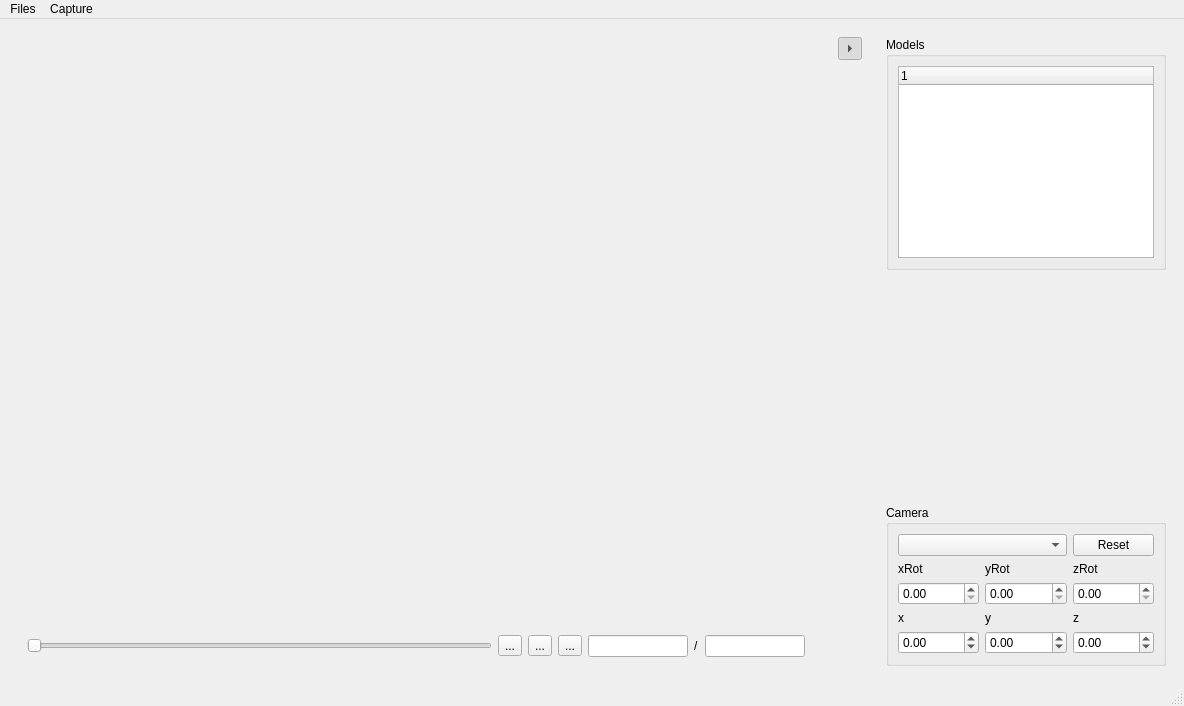
<?xml version="1.0" encoding="UTF-8"?>
<ui version="4.0">
 <class>MainWindow</class>
 <widget class="QMainWindow" name="MainWindow">
  <property name="geometry">
   <rect>
    <x>0</x>
    <y>0</y>
    <width>1184</width>
    <height>706</height>
   </rect>
  </property>
  <property name="windowTitle">
   <string>Panoptic Studio Viewer</string>
  </property>
  <widget class="QWidget" name="centralwidget">
   <property name="sizePolicy">
    <sizepolicy hsizetype="Expanding" vsizetype="Expanding">
     <horstretch>0</horstretch>
     <verstretch>0</verstretch>
    </sizepolicy>
   </property>
   <property name="minimumSize">
    <size>
     <width>0</width>
     <height>0</height>
    </size>
   </property>
   <layout class="QVBoxLayout" name="verticalLayout">
    <item>
     <layout class="QHBoxLayout" name="mainLayout">
      <item>
       <widget class="QWidget" name="widget_player" native="true">
        <property name="sizePolicy">
         <sizepolicy hsizetype="Expanding" vsizetype="Expanding">
          <horstretch>0</horstretch>
          <verstretch>0</verstretch>
         </sizepolicy>
        </property>
        <layout class="QVBoxLayout" name="verticalLayout_2">
         <item>
          <widget class="QFrame" name="glFrame">
           <property name="enabled">
            <bool>true</bool>
           </property>
           <property name="sizePolicy">
            <sizepolicy hsizetype="Expanding" vsizetype="Expanding">
             <horstretch>0</horstretch>
             <verstretch>0</verstretch>
            </sizepolicy>
           </property>
           <property name="minimumSize">
            <size>
             <width>0</width>
             <height>0</height>
            </size>
           </property>
           <property name="cursor">
            <cursorShape>CrossCursor</cursorShape>
           </property>
           <property name="autoFillBackground">
            <bool>false</bool>
           </property>
           <property name="frameShape">
            <enum>QFrame::NoFrame</enum>
           </property>
           <property name="frameShadow">
            <enum>QFrame::Plain</enum>
           </property>
           <zorder>widget_control</zorder>
          </widget>
         </item>
         <item>
          <widget class="QWidget" name="widget_timeline" native="true">
           <property name="sizePolicy">
            <sizepolicy hsizetype="Expanding" vsizetype="Fixed">
             <horstretch>0</horstretch>
             <verstretch>0</verstretch>
            </sizepolicy>
           </property>
           <layout class="QHBoxLayout" name="horizontalLayout">
            <item>
             <widget class="QSlider" name="frame_slider">
              <property name="sizePolicy">
               <sizepolicy hsizetype="Expanding" vsizetype="Fixed">
                <horstretch>0</horstretch>
                <verstretch>0</verstretch>
               </sizepolicy>
              </property>
              <property name="orientation">
               <enum>Qt::Horizontal</enum>
              </property>
             </widget>
            </item>
            <item>
             <widget class="QToolButton" name="bn_slow">
              <property name="text">
               <string>...</string>
              </property>
              <property name="toolButtonStyle">
               <enum>Qt::ToolButtonIconOnly</enum>
              </property>
              <property name="arrowType">
               <enum>Qt::NoArrow</enum>
              </property>
             </widget>
            </item>
            <item>
             <widget class="QToolButton" name="bn_play">
              <property name="text">
               <string>...</string>
              </property>
              <property name="toolButtonStyle">
               <enum>Qt::ToolButtonIconOnly</enum>
              </property>
              <property name="arrowType">
               <enum>Qt::NoArrow</enum>
              </property>
             </widget>
            </item>
            <item>
             <widget class="QToolButton" name="bn_fast">
              <property name="text">
               <string>...</string>
              </property>
              <property name="toolButtonStyle">
               <enum>Qt::ToolButtonIconOnly</enum>
              </property>
              <property name="arrowType">
               <enum>Qt::NoArrow</enum>
              </property>
             </widget>
            </item>
            <item>
             <widget class="QLineEdit" name="edit_cur_frame">
              <property name="sizePolicy">
               <sizepolicy hsizetype="Fixed" vsizetype="Fixed">
                <horstretch>0</horstretch>
                <verstretch>0</verstretch>
               </sizepolicy>
              </property>
              <property name="maximumSize">
               <size>
                <width>100</width>
                <height>30</height>
               </size>
              </property>
              <property name="autoFillBackground">
               <bool>false</bool>
              </property>
              <property name="maxLength">
               <number>8</number>
              </property>
              <property name="alignment">
               <set>Qt::AlignRight|Qt::AlignTrailing|Qt::AlignVCenter</set>
              </property>
             </widget>
            </item>
            <item>
             <widget class="QLabel" name="label_frame">
              <property name="sizePolicy">
               <sizepolicy hsizetype="Minimum" vsizetype="Fixed">
                <horstretch>0</horstretch>
                <verstretch>0</verstretch>
               </sizepolicy>
              </property>
              <property name="text">
               <string>/</string>
              </property>
              <property name="textFormat">
               <enum>Qt::AutoText</enum>
              </property>
             </widget>
            </item>
            <item>
             <widget class="QLineEdit" name="edit_max_frame">
              <property name="sizePolicy">
               <sizepolicy hsizetype="Fixed" vsizetype="Fixed">
                <horstretch>0</horstretch>
                <verstretch>0</verstretch>
               </sizepolicy>
              </property>
              <property name="maximumSize">
               <size>
                <width>100</width>
                <height>30</height>
               </size>
              </property>
              <property name="readOnly">
               <bool>true</bool>
              </property>
              <property name="clearButtonEnabled">
               <bool>false</bool>
              </property>
             </widget>
            </item>
           </layout>
          </widget>
         </item>
        </layout>
       </widget>
      </item>
      <item>
       <widget class="QWidget" name="widget_split" native="true">
        <layout class="QVBoxLayout" name="verticalLayout_3">
         <item>
          <widget class="QToolButton" name="bn_showcontrol">
           <property name="text">
            <string>...</string>
           </property>
           <property name="checkable">
            <bool>true</bool>
           </property>
           <property name="checked">
            <bool>true</bool>
           </property>
           <property name="popupMode">
            <enum>QToolButton::DelayedPopup</enum>
           </property>
           <property name="toolButtonStyle">
            <enum>Qt::ToolButtonIconOnly</enum>
           </property>
           <property name="arrowType">
            <enum>Qt::RightArrow</enum>
           </property>
          </widget>
         </item>
         <item>
          <spacer name="vspacer">
           <property name="orientation">
            <enum>Qt::Vertical</enum>
           </property>
           <property name="sizeHint" stdset="0">
            <size>
             <width>20</width>
             <height>40</height>
            </size>
           </property>
          </spacer>
         </item>
        </layout>
       </widget>
      </item>
      <item>
       <widget class="QWidget" name="widget_control" native="true">
        <property name="sizePolicy">
         <sizepolicy hsizetype="Fixed" vsizetype="Expanding">
          <horstretch>0</horstretch>
          <verstretch>0</verstretch>
         </sizepolicy>
        </property>
        <layout class="QVBoxLayout" name="layout_control">
         <item>
          <widget class="QGroupBox" name="group_model">
           <property name="sizePolicy">
            <sizepolicy hsizetype="Fixed" vsizetype="Preferred">
             <horstretch>0</horstretch>
             <verstretch>0</verstretch>
            </sizepolicy>
           </property>
           <property name="title">
            <string>Models</string>
           </property>
           <property name="flat">
            <bool>false</bool>
           </property>
           <layout class="QVBoxLayout" name="verticalLayout_4">
            <item>
             <widget class="QTreeWidget" name="list_model">
              <property name="sizePolicy">
               <sizepolicy hsizetype="Fixed" vsizetype="Preferred">
                <horstretch>0</horstretch>
                <verstretch>0</verstretch>
               </sizepolicy>
              </property>
              <column>
               <property name="text">
                <string notr="true">1</string>
               </property>
              </column>
             </widget>
            </item>
           </layout>
          </widget>
         </item>
         <item>
          <spacer name="verticalSpacer">
           <property name="orientation">
            <enum>Qt::Vertical</enum>
           </property>
           <property name="sizeHint" stdset="0">
            <size>
             <width>20</width>
             <height>40</height>
            </size>
           </property>
          </spacer>
         </item>
         <item>
          <widget class="QGroupBox" name="group_cam">
           <property name="sizePolicy">
            <sizepolicy hsizetype="Minimum" vsizetype="Preferred">
             <horstretch>0</horstretch>
             <verstretch>0</verstretch>
            </sizepolicy>
           </property>
           <property name="title">
            <string>Camera</string>
           </property>
           <layout class="QGridLayout" name="gridLayout">
            <item row="5" column="1">
             <widget class="QLabel" name="label_y">
              <property name="text">
               <string>y</string>
              </property>
              <property name="buddy">
               <cstring>yEdit</cstring>
              </property>
             </widget>
            </item>
            <item row="5" column="2">
             <widget class="QLabel" name="label_z">
              <property name="text">
               <string>z</string>
              </property>
              <property name="buddy">
               <cstring>zEdit</cstring>
              </property>
             </widget>
            </item>
            <item row="2" column="0">
             <widget class="QLabel" name="label_xrot">
              <property name="text">
               <string>xRot</string>
              </property>
              <property name="buddy">
               <cstring>xRotEdit</cstring>
              </property>
             </widget>
            </item>
            <item row="6" column="0">
             <widget class="QDoubleSpinBox" name="xEdit">
              <property name="minimum">
               <double>-200.000000000000000</double>
              </property>
              <property name="maximum">
               <double>200.000000000000000</double>
              </property>
             </widget>
            </item>
            <item row="4" column="2">
             <widget class="QDoubleSpinBox" name="zRotEdit">
              <property name="maximum">
               <double>360.000000000000000</double>
              </property>
             </widget>
            </item>
            <item row="6" column="2">
             <widget class="QDoubleSpinBox" name="zEdit">
              <property name="minimum">
               <double>-200.000000000000000</double>
              </property>
              <property name="maximum">
               <double>200.000000000000000</double>
              </property>
             </widget>
            </item>
            <item row="4" column="1">
             <widget class="QDoubleSpinBox" name="yRotEdit">
              <property name="maximum">
               <double>360.000000000000000</double>
              </property>
             </widget>
            </item>
            <item row="2" column="1">
             <widget class="QLabel" name="label_yrot">
              <property name="text">
               <string>yRot</string>
              </property>
              <property name="buddy">
               <cstring>yRotEdit</cstring>
              </property>
             </widget>
            </item>
            <item row="6" column="1">
             <widget class="QDoubleSpinBox" name="yEdit">
              <property name="minimum">
               <double>-200.000000000000000</double>
              </property>
              <property name="maximum">
               <double>200.000000000000000</double>
              </property>
             </widget>
            </item>
            <item row="4" column="0">
             <widget class="QDoubleSpinBox" name="xRotEdit">
              <property name="minimum">
               <double>0.000000000000000</double>
              </property>
              <property name="maximum">
               <double>360.000000000000000</double>
              </property>
             </widget>
            </item>
            <item row="5" column="0">
             <widget class="QLabel" name="label_x">
              <property name="text">
               <string>x</string>
              </property>
              <property name="buddy">
               <cstring>xEdit</cstring>
              </property>
             </widget>
            </item>
            <item row="2" column="2">
             <widget class="QLabel" name="label_zrot">
              <property name="text">
               <string>zRot</string>
              </property>
              <property name="buddy">
               <cstring>zRotEdit</cstring>
              </property>
             </widget>
            </item>
            <item row="1" column="2">
             <widget class="QPushButton" name="bn_reset_cam">
              <property name="text">
               <string>Reset</string>
              </property>
             </widget>
            </item>
            <item row="1" column="0" colspan="2">
             <widget class="QComboBox" name="camCombo"/>
            </item>
           </layout>
          </widget>
         </item>
        </layout>
       </widget>
      </item>
     </layout>
    </item>
   </layout>
  </widget>
  <widget class="QMenuBar" name="menubar">
   <property name="geometry">
    <rect>
     <x>0</x>
     <y>0</y>
     <width>1184</width>
     <height>25</height>
    </rect>
   </property>
   <widget class="QMenu" name="menuFiles">
    <property name="title">
     <string>Files</string>
    </property>
    <addaction name="actionLoadDB"/>
    <addaction name="actionClear"/>
   </widget>
   <widget class="QMenu" name="menuCapture">
    <property name="title">
     <string>Capture</string>
    </property>
    <addaction name="actionRecord"/>
    <addaction name="actionStop"/>
   </widget>
   <addaction name="menuFiles"/>
   <addaction name="menuCapture"/>
  </widget>
  <widget class="QStatusBar" name="statusbar">
   <property name="enabled">
    <bool>true</bool>
   </property>
   <property name="sizeGripEnabled">
    <bool>true</bool>
   </property>
  </widget>
  <action name="actionLoad">
   <property name="text">
    <string>Load Mesh</string>
   </property>
  </action>
  <action name="actionLoad_calibs">
   <property name="text">
    <string>Load calibs</string>
   </property>
  </action>
  <action name="actionRecord">
   <property name="text">
    <string>Record</string>
   </property>
  </action>
  <action name="actionStop">
   <property name="text">
    <string>Stop</string>
   </property>
  </action>
  <action name="actionClear">
   <property name="text">
    <string>Clear</string>
   </property>
  </action>
  <action name="actionLoad_Skeletons">
   <property name="text">
    <string>Load Skeletons</string>
   </property>
  </action>
  <action name="actionConnectDB">
   <property name="text">
    <string>Connect to Database</string>
   </property>
  </action>
  <action name="actionShow_Database_List">
   <property name="text">
    <string>Show Dataset List</string>
   </property>
  </action>
  <action name="actionLoadDB">
   <property name="text">
    <string>Load</string>
   </property>
  </action>
 </widget>
 <resources/>
 <connections/>
</ui>
